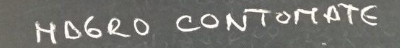
#> input picture ocrCafeteria/magro.png, 400 x 48 px
$ python prueba3.py   (Python 2 division)
#> lines starting #> are read from the running program, lines starting #| are printed output that depends on the picture; after the words box and inside, x2 and y2 are one past the last pixel; in counts of white or black regions, pixels touching at a corner belong together
import cv2
from PIL import ImageChops

image = cv2.imread("magro.png")
#> image is the input picture: shape (48, 400, 3); mean B, G, R 110.2, 114.3, 114.4
gray = cv2.cvtColor(image,cv2.COLOR_BGR2GRAY) # grayscale

_,thresh = cv2.threshold(gray,160,255,cv2.THRESH_BINARY_INV) # threshold
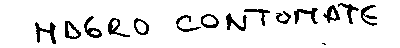
#> thresh: shape (48, 400); 90.4% white; 15 black regions (1 under 20 px)

#print thresh
cv2.imwrite("threshMagro.jpg", thresh)

kernel = cv2.getStructuringElement(cv2.MORPH_CROSS,(3,3))
dilated = cv2.dilate(thresh,kernel,iterations = 13) # dilate
#> dilated: shape (48, 400); every value is 255
contours, hierarchy = cv2.findContours(dilated,cv2.RETR_EXTERNAL,cv2.CHAIN_APPROX_NONE) # get contours
#> contours = 1 contour; box (x1, y1, x2, y2) and area: (0, 0, 400, 48) 18753

# for each contour found, draw a rectangle around it on original image
for contour in contours:
    print contour
    # get rectangle bounding contour
    [x,y,w,h] = cv2.boundingRect(contour)

    # discard areas that are too large
    if h>300 and w>300:
        continue

    # discard areas that are too small
    if h<40 or w<40:
        continue

    # draw rectangle around contour on original image
    cv2.rectangle(image,(x,y),(x+w,y+h),(255,0,0),3)
#> this loop made 1 pass
#> (printed output is left out)
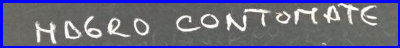
#> image: shape (48, 400, 3); 11.54% of pixels changed, all inside (x1, y1, x2, y2) = (0, 0, 400, 48)

# write original image with added contours to disk
cv2.imwrite("contoured.jpg", image)
